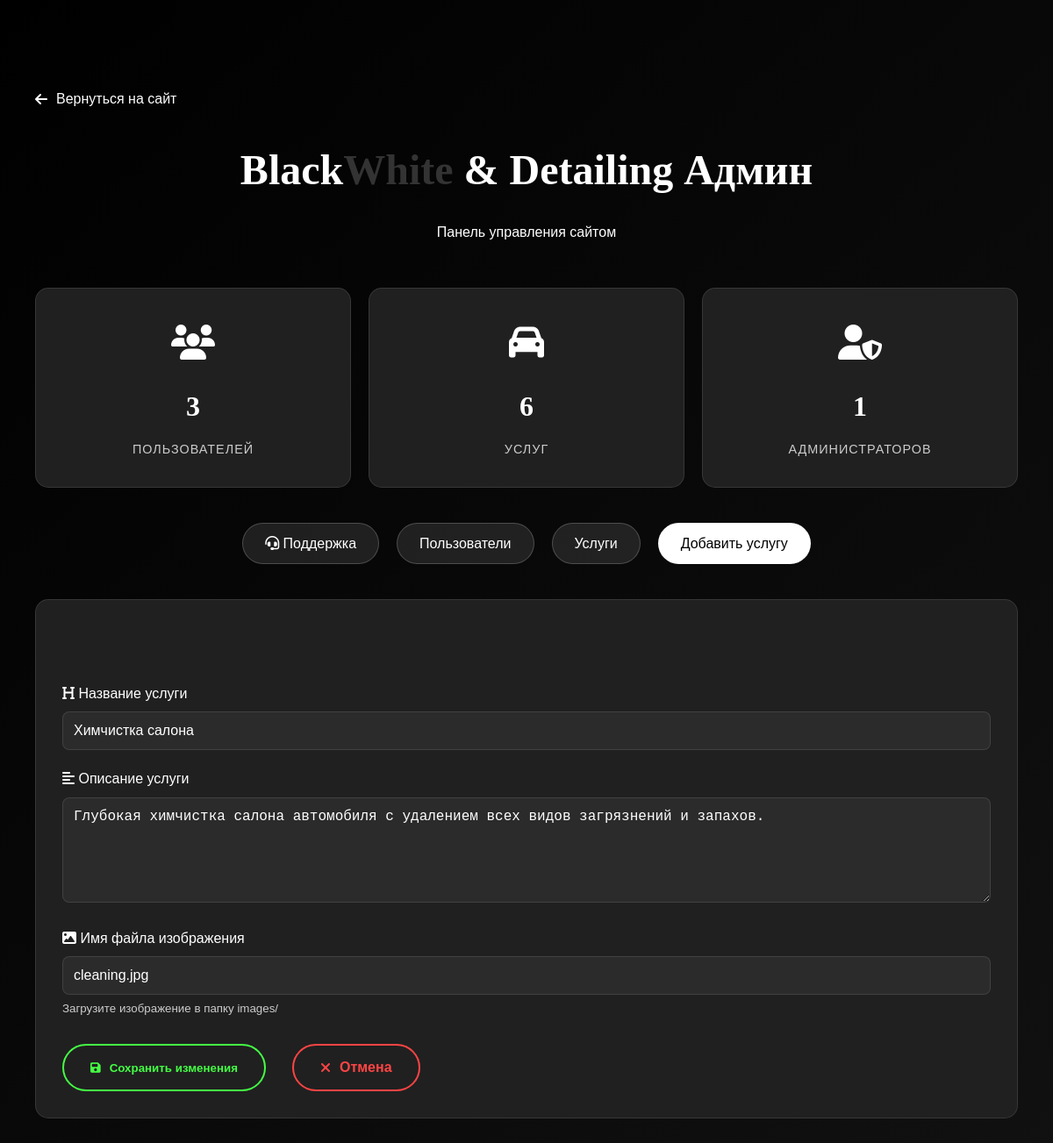
Page /admin.php?edit_service=2 (signed in) on the committed database.
### tables this page shows
CREATE TABLE `services` (
  `id` int NOT NULL,
  `title` varchar(100) NOT NULL,
  `description` text NOT NULL,
  `image` varchar(255) DEFAULT NULL,
  `created_at` timestamp NULL DEFAULT CURRENT_TIMESTAMP
);

### admin.php (the view, shortened to what this page needs)
<?php
require_once 'config.php';
$edit_service = null;
if (isset($_GET['edit_service'])) {
    $id = intval($_GET['edit_service']);
    $query = "SELECT * FROM services WHERE id = $id";
    $result = mysqli_query($connection, $query);
    $edit_service = mysqli_fetch_assoc($result);
}
$services_query = "SELECT * FROM services ORDER BY id ASC";
$services_result = mysqli_query($connection, $services_query);
?>
<!DOCTYPE html>
<html lang="ru">
<head>
    <link rel="stylesheet" href="style.css">
    <link rel="stylesheet" href="https://cdnjs.cloudflare.com/ajax/libs/font-awesome/6.4.0/css/all.min.css">
</head>
<body>
    <div class="admin-container">
        <div class="container">
            <a href="index.php" class="back-link">
                <i class="fas fa-arrow-left"></i> Вернуться на сайт
            </a>
            <div class="admin-header">
                <h1 class="admin-title">
                    <span class="logo-black">Black</span><span class="logo-white">White</span>
                    <span class="logo-amp">&</span>
                    <span class="logo-detailing">Detailing</span> Админ
                </h1>
                <p>Панель управления сайтом</p>
            </div>
            <div class="stats-cards">
                <div class="stat-card">
                    <div class="stat-icon">
                        <i class="fas fa-users"></i>
                    </div>
                    <span class="stat-number">
                        <?php
                        $count_query = "SELECT COUNT(*) as total FROM users";
                        $count_result = mysqli_query($connection, $count_query);
                        $count = mysqli_fetch_assoc($count_result);
                        echo $count['total'];
                        ?>
                    </span>
                    <span class="stat-label">Пользователей</span>
                </div>
                <div class="stat-card">
                    <div class="stat-icon">
                        <i class="fas fa-car"></i>
                    </div>
                    <span class="stat-number">
                        <?php
                        $count_query = "SELECT COUNT(*) as total FROM services";
                        $count_result = mysqli_query($connection, $count_query);
                        $count = mysqli_fetch_assoc($count_result);
                        echo $count['total'];
                        ?>
                    </span>
                    <span class="stat-label">Услуг</span>
                </div>
                <div class="stat-card">
                    <div class="stat-icon">
                        <i class="fas fa-user-shield"></i>
                    </div>
                    <span class="stat-number">
                        <?php
                        $count_query = "SELECT COUNT(*) as total FROM users WHERE is_admin = 1";
                        $count_result = mysqli_query($connection, $count_query);
                        $count = mysqli_fetch_assoc($count_result);
                        echo $count['total'];
                        ?>
                    </span>
                    <span class="stat-label">Администраторов</span>
                </div>
            </div>
            <div class="admin-nav">
<a href="#support" class="admin-nav-link">
    <i class="fas fa-headset"></i> Поддержка
</a>
                <a href="#users" class="admin-nav-link active">Пользователи</a>
                <a href="#services" class="admin-nav-link">Услуги</a>
                <a href="#add-service" class="admin-nav-link">Добавить услугу</a>
            </div>
            <section id="add-service" class="admin-section">
                <form method="POST" action="">
                    <div class="form-group">
                        <label class="form-label">
                            <i class="fas fa-heading"></i> Название услуги
                        </label>
                        <input type="text"
                               name="title"
                               class="form-input"
                               value="<?php echo $edit_service ? htmlspecialchars($edit_service['title']) : ''; ?>"
                               required>
                    </div>
                    <div class="form-group">
                        <label class="form-label">
                            <i class="fas fa-align-left"></i> Описание услуги
                        </label>
                        <textarea name="description"
                                  class="form-input form-textarea"
                                  required><?php echo $edit_service ? htmlspecialchars($edit_service['description']) : ''; ?></textarea>
                    </div>
                    <div class="form-group">
                        <label class="form-label">
                            <i class="fas fa-image"></i> Имя файла изображения
                        </label>
                        <input type="text"
                               name="image"
                               class="form-input"
                               value="<?php echo $edit_service ? htmlspecialchars($edit_service['image']) : 'service-default.jpg'; ?>"
                               placeholder="Например: polishing.jpg">
                        <small style="color: var(--accent-dark); margin-top: 5px; display: block;">
                            Загрузите изображение в папку images/
                        </small>
                    </div>
                    <div class="form-actions">
                        <button type="submit" class="btn-save">
                            <i class="fas fa-save"></i>
                            <?php echo $edit_service ? 'Сохранить изменения' : 'Добавить услугу'; ?>
                        </button>
                        <a href="admin.php" class="btn-cancel">
                            <i class="fas fa-times"></i> Отмена
                        </a>
                    </div>
                </form>
            </section>
        </div>
    </div>
</body>
</html>

### style.css (style rules this page uses)
* { margin: 0; padding: 0; box-sizing: border-box; }
:root { --black: #000000; --white: #ffffff; --gray-dark: #111111; --gray-medium: #222222; --gray-light: #333333; --gray-lighter: #444444; --accent: #ffffff; --accent-dark: #cccccc; }
body { font-family: 'Montserrat', sans-serif; background-color: var(--black); color: var(--white); line-height: 1.6; overflow-x: hidden; }
.container { max-width: 1200px; margin: 0 auto; padding: 0 20px; }
.logo-black { color: var(--white); }
.logo-white { color: var(--gray-light); }
.logo-amp { color: var(--accent); }
.logo-detailing { color: var(--white); }
.stat-number { display: block; font-size: 2.2rem; font-weight: 700; color: var(--accent); margin-bottom: 8px; font-family: 'Playfair Display', serif; }
.stat-label { color: #888; font-size: 0.85rem; text-transform: uppercase; letter-spacing: 1px; }

### admin.php (style rules this page uses)
.admin-container { min-height: 100vh; background: linear-gradient(135deg, #000000 0%, #111111 100%); padding: 100px 20px 50px; }
.admin-header { text-align: center; margin-bottom: 50px; }
.admin-title { font-family: 'Playfair Display', serif; font-size: 3rem; margin-bottom: 20px; }
.admin-nav { display: flex; justify-content: center; gap: 20px; margin-bottom: 40px; flex-wrap: wrap; }
.admin-nav-link { padding: 10px 25px; background-color: rgba(255, 255, 255, 0.1); border: 1px solid rgba(255, 255, 255, 0.2); border-radius: 30px; color: var(--white); text-decoration: none; transition: all 0.3s; cursor: pointer; }
.admin-nav-link.active { background-color: var(--white); color: var(--black); }
.admin-section { background-color: rgba(34, 34, 34, 0.95); backdrop-filter: blur(10px); padding: 30px; border-radius: 15px; margin-bottom: 30px; border: 1px solid rgba(255, 255, 255, 0.1); display: none; }
.admin-section.active { display: block; }
.stats-cards { display: grid; grid-template-columns: repeat(auto-fit, minmax(250px, 1fr)); gap: 20px; margin-bottom: 40px; }
.stat-card { background-color: rgba(34, 34, 34, 0.95); padding: 30px; border-radius: 15px; text-align: center; border: 1px solid rgba(255, 255, 255, 0.1); transition: transform 0.3s; }
.stat-icon { font-size: 2.5rem; color: var(--accent); margin-bottom: 15px; }
.stat-number { font-size: 2rem; font-weight: 700; color: var(--white); display: block; margin-bottom: 10px; }
.stat-label { color: var(--accent-dark); font-size: 0.9rem; }
.back-link { display: inline-flex; align-items: center; gap: 10px; color: var(--accent); text-decoration: none; margin-bottom: 30px; }
.form-group { margin-bottom: 20px; }
.form-label { display: block; margin-bottom: 8px; color: var(--accent); font-weight: 500; }
.form-input { width: 100%; padding: 12px; background-color: rgba(255, 255, 255, 0.05); border: 1px solid rgba(255, 255, 255, 0.1); border-radius: 8px; color: var(--white); font-size: 1rem; transition: all 0.3s; }
.form-textarea { min-height: 120px; resize: vertical; }
.btn-save { padding: 12px 30px; background-color: transparent; border: 2px solid #44ff44; color: #44ff44; border-radius: 30px; cursor: pointer; font-weight: 600; transition: all 0.3s; display: inline-flex; align-items: center; gap: 10px; }
.btn-cancel { padding: 12px 30px; background-color: transparent; border: 2px solid #ff4444; color: #ff4444; border-radius: 30px; cursor: pointer; font-weight: 600; transition: all 0.3s; margin-left: 15px; text-decoration: none; display: inline-flex; align-items: center; gap: 10px; }
.form-actions { display: flex; gap: 15px; margin-top: 30px; }

### rows in the picture
services: title "Химчистка салона", description "Глубокая химчистка салона автомобиля с удалением всех видов загрязнений и запахов.", image "cleaning.jpg"

### other values in the picture
$count['total'] "3"
$count['total'] "6"
$count['total'] "1"
